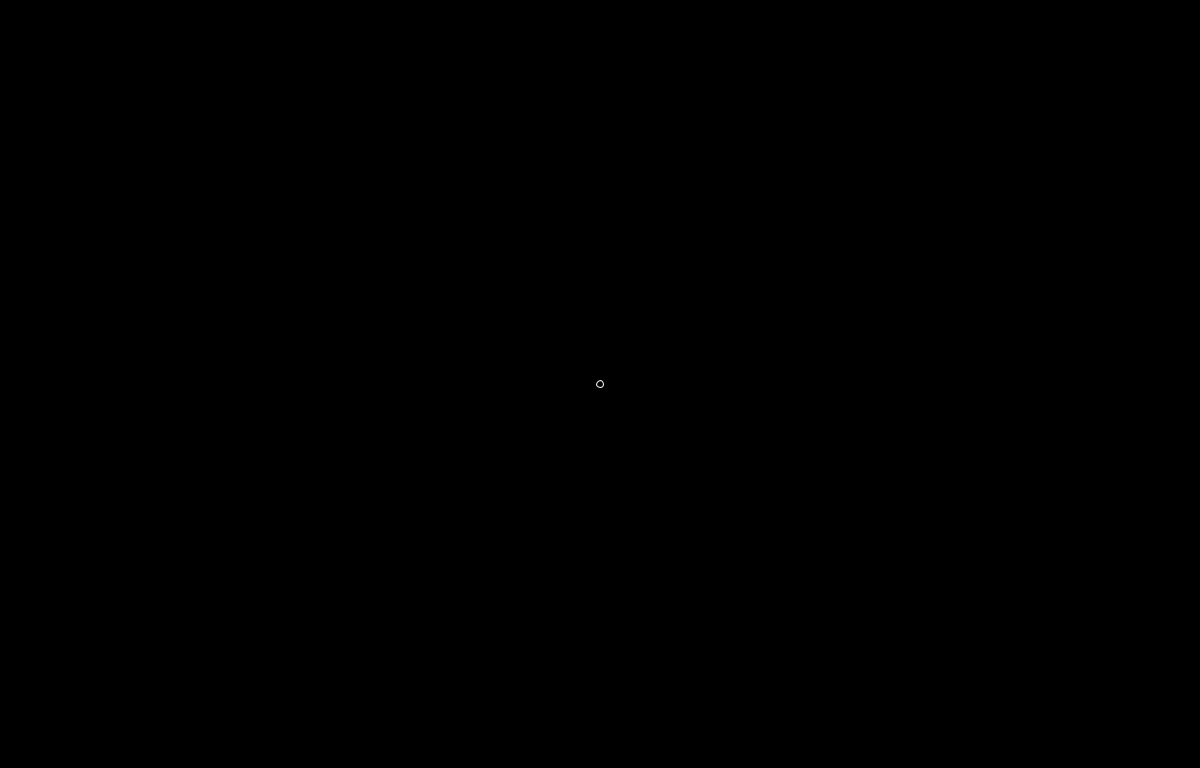
Frame 1 (no input)
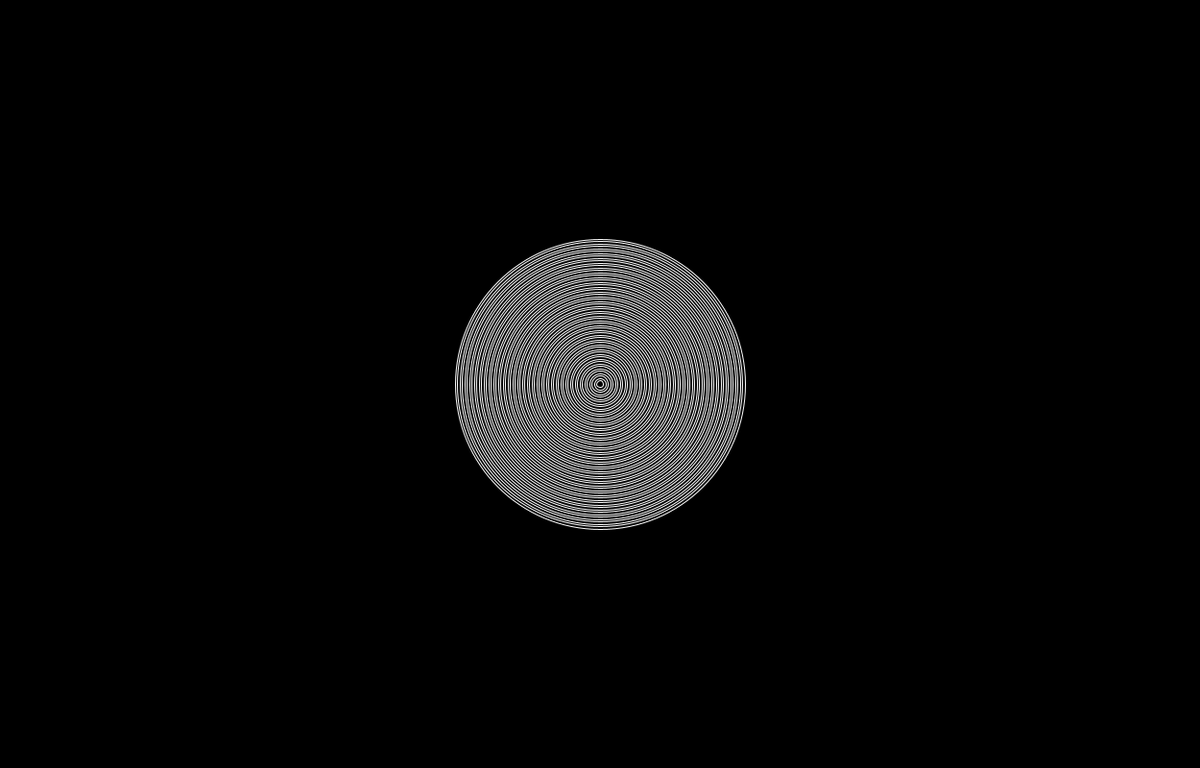
Frame 60 (the mouse pressed at the canvas centre just before this capture)
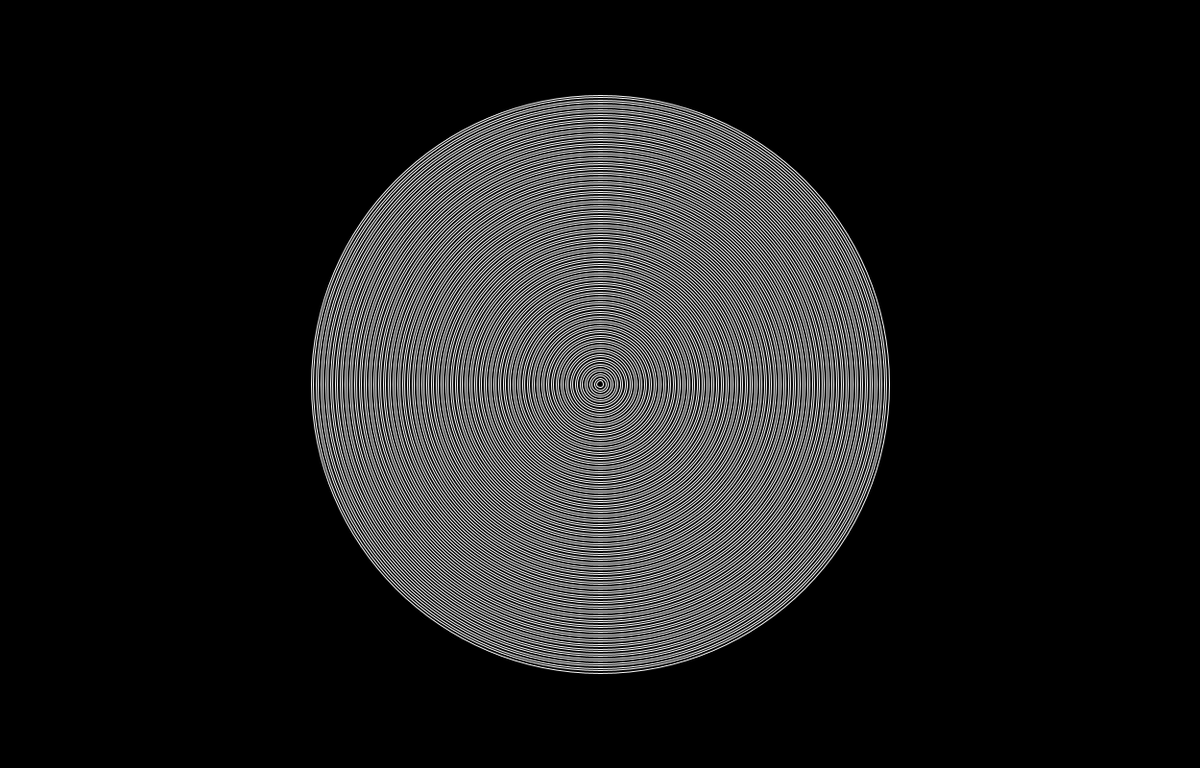
Frame 120 (the mouse held since frame 60 and released just before this capture)

The Processing sketch that drew these frames (run headless with seeded random() and noise(); from frame 60 on, the mouse is pressed at the canvas centre):

// Processing sketch: kreiseKreisekreise
// ── kreiseKreisekreise.pde
int count;
int rad; 
int x;
int y;

void setup () {
  size (1250, 800);
  background (0, 0, 0);
  stroke (255, 255, 255);
  noFill ();
  count = 0;
  rad = 2;
  x = 625;
  y = 400;
  ellipseMode(CENTER);
  
}

void draw () {
count++;
rad = rad + 5;
ellipse (x, y, rad, rad);
}
